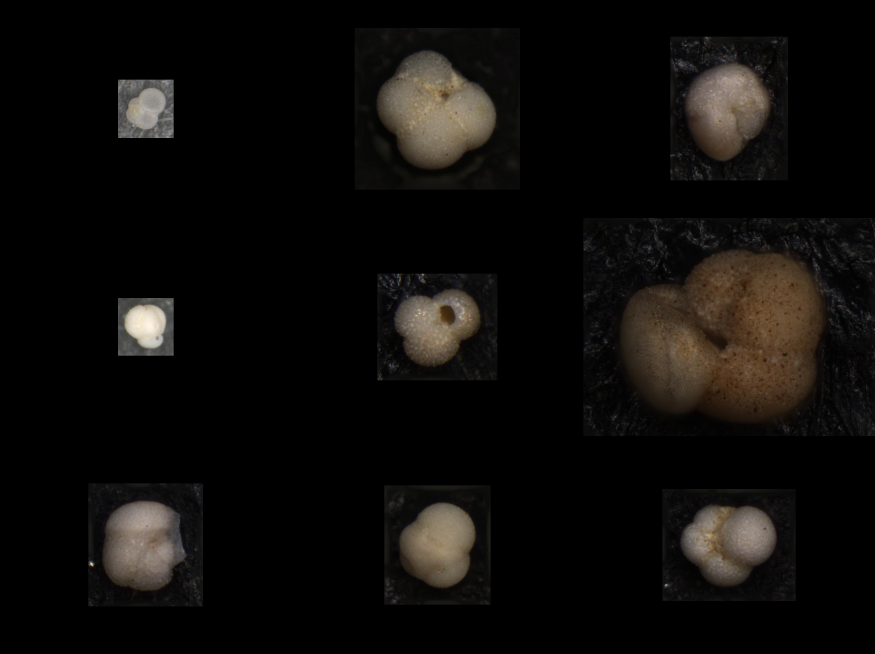
#> input picture YoloImages/images/Test/yolo_test_0.jpg, 2625 x 1962 px (shown at 1/3 size)
$ python -i Segmentator.py   (imports and definitions only)
#> lines starting #> are read from the running program, lines starting #| are printed output that depends on the picture
import argparse
import cv2
import numpy as np
import os
import functools
import customizedYaml
import commonTools


def read_and_down(file_path, down_factor=32):
    '''
    For read and down scale the images.
    :param file_path: the path for original images
    :param down_factor: the scale down factor for original image
    :return: src: original image; dwn: scaled image
    '''
#> called with down_factor = 32
    src = cv2.imread(file_path)
#> src is the input picture: shape (1962, 2625, 3); mean B, G, R 10.6, 12.5, 14.4
    width = int(src.shape[1] // down_factor)
#> width = 82
    height = int(src.shape[0] // down_factor)
#> height = 61
    dim = (width, height)
#> dim = (82, 61)
    dwn = cv2.resize(src, dim, interpolation=cv2.INTER_AREA)
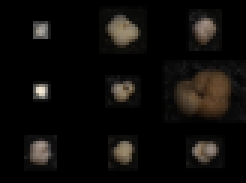
#> dwn: shape (61, 82, 3) (shown 3 times larger); mean B, G, R 10.6, 12.5, 14.4
    dwn = cv2.cvtColor(dwn, cv2.COLOR_BGR2GRAY)
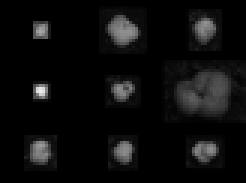
#> dwn: shape (61, 82) (shown 3 times larger); min 0, max 235, mean 12.9
    #dwn = cv2.GaussianBlur(dwn, (3,3), 0)
    return src, dwn


# [363 lines left out: functions axis_candidate, clean_candidates, grid_crop, sep_image, rotate_image, resize and 8 more, not called in this run]

    # TODO: SolutionA to use solutionB to get straightened image

# [22 lines not run here, left out]

>>> result = read_and_down('../YoloImages/images/Test/yolo_test_0.jpg')
